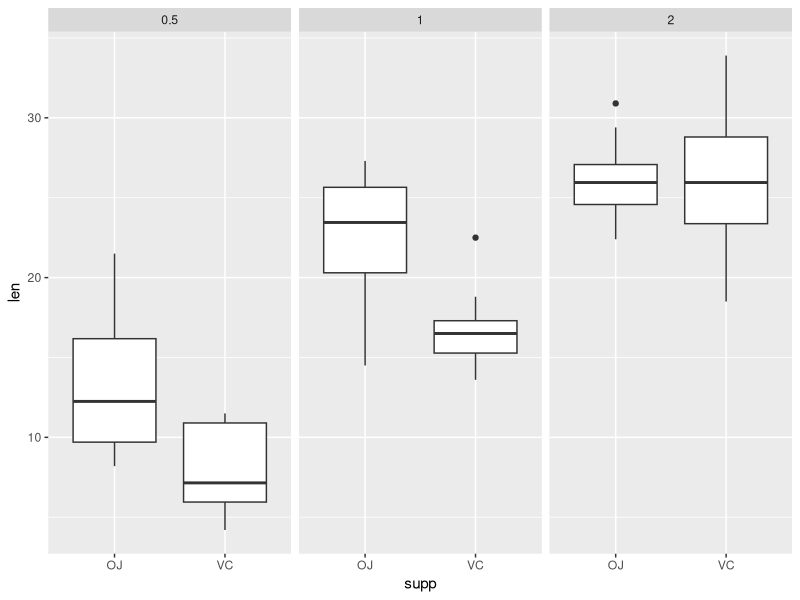
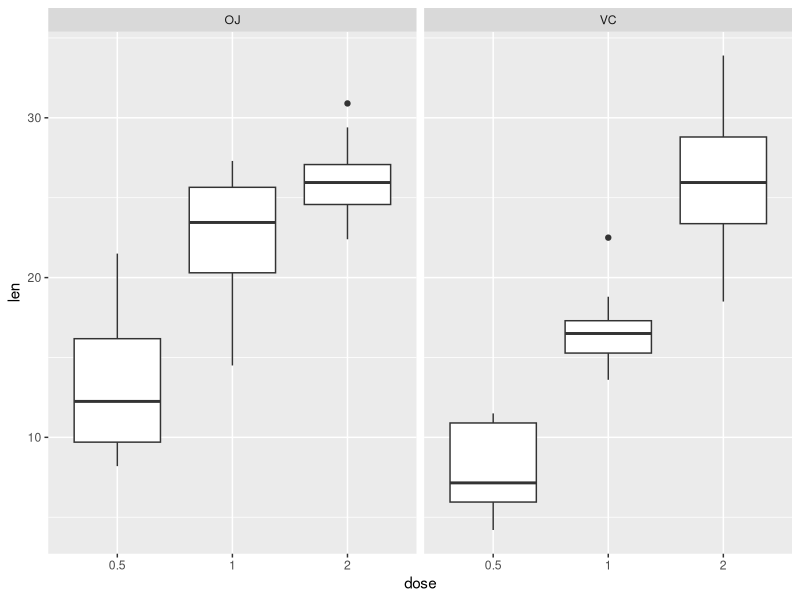
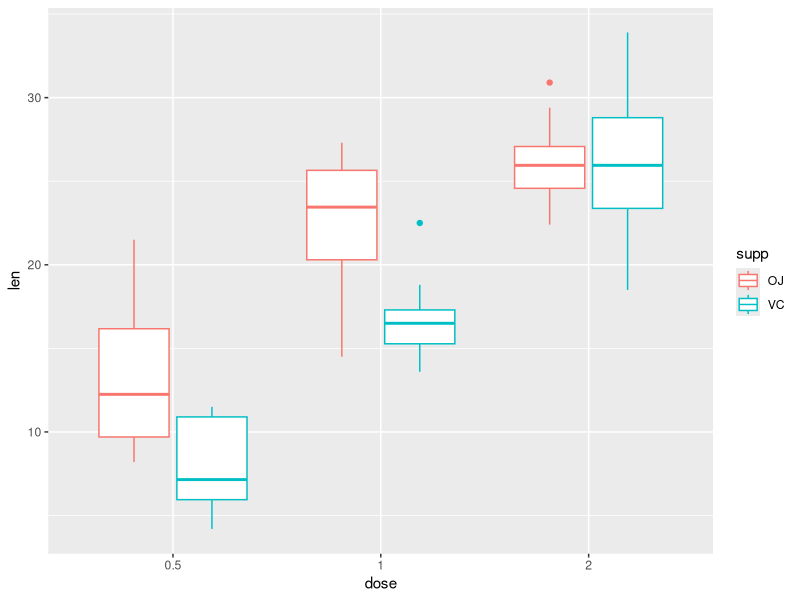

The R script that drew these images, in order:
## ---- chunk 1
library(datasets)
data(ToothGrowth)

## ---- chunk 2
str(ToothGrowth)
summary(ToothGrowth)

## ---- chunk 3

library(ggplot2)
ToothGrowth$dose<-factor(ToothGrowth$dose)

qplot(supp,len, data=ToothGrowth, facets=.~dose, geom="boxplot")
qplot(dose,len, data=ToothGrowth, facets=.~supp, geom="boxplot")

## ---- chunk 4

qplot(dose,len, data=ToothGrowth, col=supp, geom="boxplot")

## ---- chunk 5
library(dplyr)

t.test(filter(ToothGrowth, dose=="0.5")$len,filter(ToothGrowth, dose=="1")$len, paired=F, var.equal=F)

## ---- chunk 6
t.test(filter(ToothGrowth, dose=="1")$len,filter(ToothGrowth, dose=="2")$len, paired=F, var.equal=F)

t.test(filter(ToothGrowth, dose=="0.5")$len,filter(ToothGrowth, dose=="2")$len, paired=F, var.equal=F)

## ---- chunk 7

t.test(filter(ToothGrowth, supp=="VC")$len,filter(ToothGrowth, supp=="OJ")$len, paired=F, var.equal=F)

## ---- chunk 8

t.test(filter(ToothGrowth, supp=="VC" & dose !=2)$len,filter(ToothGrowth, supp=="OJ"& dose!=2)$len, paired=F, var.equal=F)

